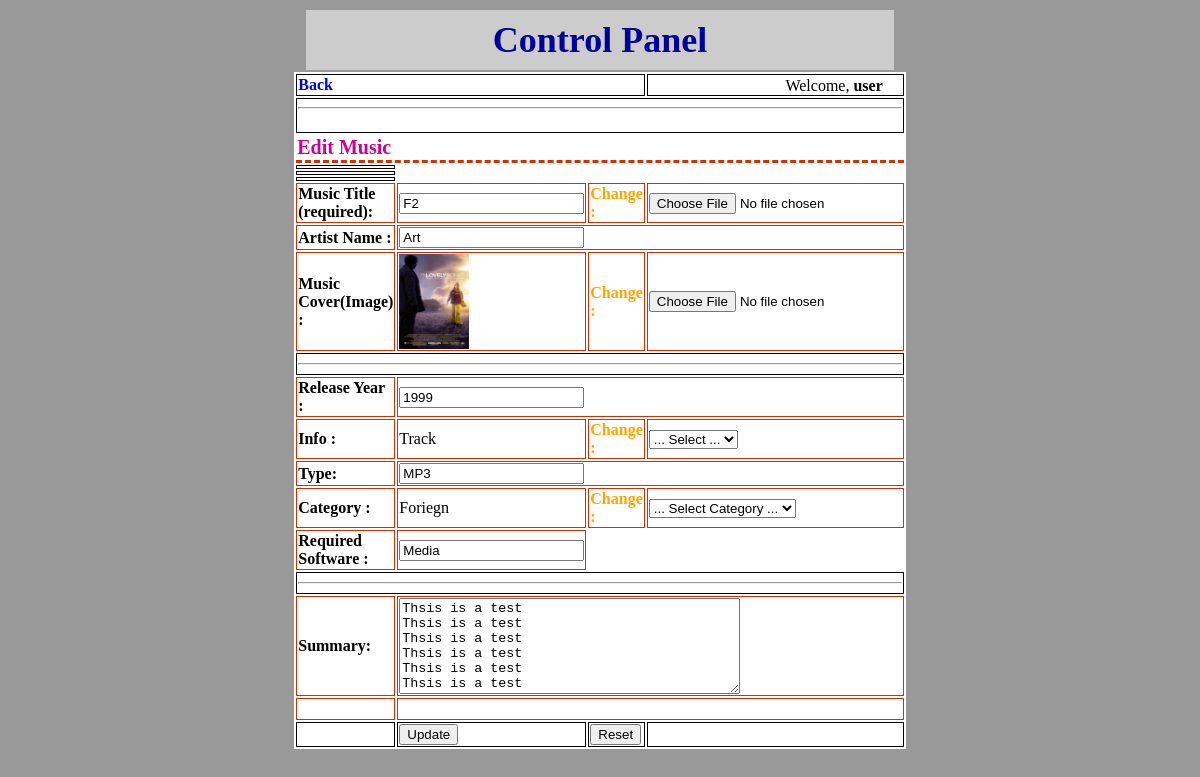
The page /cp/editmusicfunction.php?q=7 (signed in) on the database its author committed.
### tables this page shows
CREATE TABLE `music` (
  `id` int(4) NOT NULL auto_increment,
  `name` varchar(100) NOT NULL default '',
  `artist_name` varchar(40) NOT NULL default '',
  `description` varchar(50) NOT NULL default '',
  `size` varchar(12) NOT NULL default '',
  `type` varchar(30) NOT NULL default '',
  `summary` longtext NOT NULL,
  `category` varchar(30) NOT NULL default '',
  `Required_software` varchar(30) NOT NULL default '',
  `image_path` varchar(200) NOT NULL default '',
  `music_path` varchar(200) NOT NULL default '',
  `submit_date` date NOT NULL default '0000-00-00',
  `release_date` year(4) NOT NULL default '0000',
  PRIMARY KEY  (`id`)
);

### cp/include_files/paths.php (called while the page is built, shortened)
<?php
$musicCoversPath="../fuploads/music/covers/";
?>

### cp/editmusicfunction.php (the view, shortened to what this page needs)
<?php
include "include_files/paths.php";
?>
<html>
<head>
</head>
<body bgcolor="#999999">
<table width="50%" border="0" align="center">
  <tr>
    <td bgcolor="#CCCCCC" height="60"><div align="center" class="style1" >Control Panel </div></td>
  </tr>
</table>
<table width="50%" border="1" align="center" bordercolor="#FFFFFF" bgcolor="#FFFFFF" class="noneB">
  <tr>
    <td height="" colspan="3"><a href="editmusic.php" class=lang style="text-decoration:none"><b>Back</b></a></td>
		<td align="right" style="padding-right:20px; padding-bottom:0px">Welcome,  <b><?php echo $_SESSION["username"]; ?></b></td>
  </tr>
	<tr> <td colspan=4 style="padding-top:0px; padding-bottom:15px; padding-top:0px"><hr /></td></tr>
  <tr>
    <td colspan="4" class="unnamed1"><span class="style2">Edit Music</span></td>
  </tr>
	<tr><td></td></tr>
	<tr><td></td></tr>
	<tr><td></td></tr>
	<?php
include "include_files/connect.php";
include "include_files/paths.php";
				if(!isset($_POST['submit']))
						$q="SELECT *  FROM music WHERE id ='". $_GET['q']."'";
				else
						$q="SELECT *  FROM music WHERE id ='". $_POST['id']."'";
				$rs=mysql_query($q,$db) or die(mysql_error());
$r = mysql_fetch_array($rs);
?>
 <form onsubmit="return validate_form(this)"  action="<?php echo htmlentities($_SERVER['PHP_SELF']); ?>"  method="post" enctype="multipart/form-data">
  <tr class="unnamed1">
    <td width="40%"><b>Music Title (required):</td>
		<td width=""> <input name="oldmusicname" id="oldmusicname"  type="text" value="<?php echo $r['name'];?>"</td>
		<td width="" ><font color="Orange"> <b>Change :</td>
    <td colspan="1"><input type="file" name="file[]" id="musicname" /></td>
  </tr>
	<tr class="unnamed1">
    <td colspan="1"><b>Artist Name : </td>
    <td colspan="3"><input name="artist"  type="text" value="<?php echo $r['artist_name'];?>" /></td>
  </tr>
  <tr class="unnamed1">
    <td><b>Music Cover(Image) : </td>
		<td width=""><?php echo "<img src=$musicCoversPath".$r['image_path']." width=70 height=95 />";?> <input name="oldimagename" id="oldimagename"  type="hidden" value="<? echo $r['image_path'];?>"</td>
		<td width="" ><font color="Orange"> <b>Change :</td>
    <td colspan="1"><input type="file" name="file[]"/></td>
  </tr>										 <input name="oldmusicnameComplete" id="oldmusicnameComplete"  type="hidden" value="<?php echo $r['music_path'];?>" />
	<tr><td colspan="4"><hr /></td></tr>
  <tr class="unnamed1">
    <td colspan="1"><b>Release Year : </td>
    <td colspan="3"><input name="rdate"  type="text" value="<?php echo $r['release_date'];?>" /></td>
  </tr>
	  <tr class="unnamed1">
    <td ><b>Info :</td>
		<td width=""><?php echo $r['description']; ?>
		<input name="olddescription" id="olddescription"  type="hidden" value="<?php echo $r['description'];?>" /></td>
		<td width=""><font color="Orange"> <b>Change :</td>
    <td colspan="1" ><select name="description"  id="description" >
<option value="#">... Select ...</option>
</select></td>
  </tr>
  <tr class="unnamed1">
    <td colspan=1><b>Type:</td>
    <td colspan="3"><input name="musictype"   type="text" value="<?php echo $r['type'];?>" /></td>
  </tr>
  <tr class="unnamed1">
    <td ><b>Category :</td>
		<td width=""><?php echo $r['category']; ?>
		<input name="oldcategory" id="oldcategory"  type="hidden" value="<?php echo $r['category'];?>" /></td>
		<td width=""><font color="Orange"> <b>Change :</td>
    <td colspan="1" ><select name="category"  id="category" >
<option value="#">... Select Category ...</option>
</select></td>
  </tr>
  <tr class="unnamed1">
    <td><b>Required Software :</td>
    <td colspan="1"><input name="software"  type="text" value="<?php echo $r['Required_software'];?>" /></td>
  </tr>
	<tr><td colspan="4"><hr /></td></tr>
  <tr class="unnamed1">
    <td><b>Summary: </td>
    <td colspan="3"><textarea name="summary" cols="40" rows="6" ><?php echo $r['summary'];?></textarea></td>
  </tr>
  <tr class="unnamed1">
    <td>&nbsp;</td>
    <td colspan="3">&nbsp;</td>
  </tr>
  <tr>
    <td>&nbsp;</td>
    <td width="12%"><input name="submit" type="submit" value="Update"></td>
    <td width="24%"><input name="cancel"   type="reset" value="Reset" ></td>
</form>
    <td>&nbsp;</td>
</table>
</body>
</html>

### cp/editmusicfunction.php (style rules this page uses)
.style2 { color: #CC0099; font-weight: bold; font-size: 20px; }
.unnamed1 { border-top-width: medium; border-right-width: medium; border-bottom-width: medium; border-left-width: medium; border-top-style: none; border-right-style: none; border-bottom-style: dashed; border-left-style: none; border-top-color: #CC3300; border-right-color: #CC3300; border-bottom-color: #CC3300; border-left-color: #CC3300; }
.noneB { border: none; }

### rows shown on the page
music: oldmusicname "F2", artist "Art", image_path (picture), rdate "1999", description "Track", musictype "MP3", category "Foriegn", software "Media", summary "Thsis is a test Thsis is a test Thsis is a test Thsis is a test Thsis is a test Thsis is a test"

### other values the page prints
$_SESSION["username"] "user"
